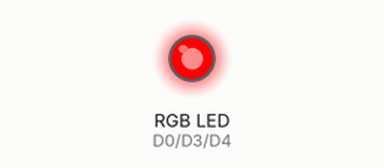
Recording of a sketch running on a simulated ESP8266 (NodeMCU). Parts: an RGB LED mixed from three pins (HIGH = lit). Dim RGB values are drawn brighter than linear.

Above: at 0.05 s.
At 1.15 s:
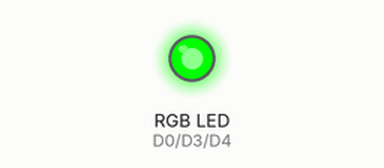
At 2.25 s:
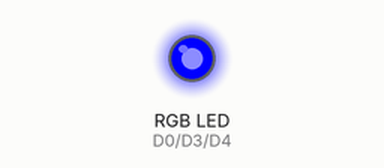
At 4.5 s:
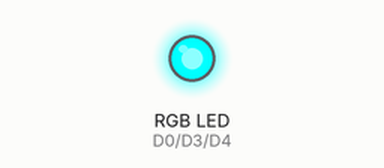
At 6.75 s:
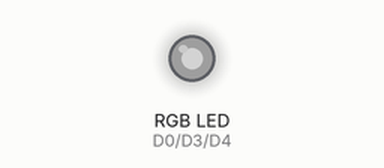
At 9.0 s:
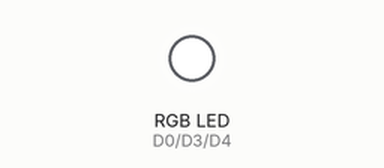
Timing chart, 0 to 11.7 s (numbered marks = the images above):
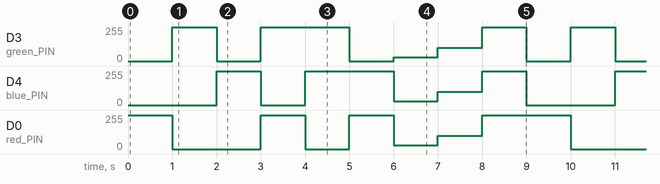

The sketch:

4_RGBLed.ino
```cpp
const int red_PIN = D0;
const int green_PIN = D3;
const int blue_PIN = D4;

void setup() {
  Serial.begin(9600);

  // 設定RGB LED的引腳為輸出模式
  pinMode(red_PIN, OUTPUT);
  pinMode(green_PIN, OUTPUT);
  pinMode(blue_PIN, OUTPUT);
}

// 控制RGB LED顏色的函式
void SetRGBColor(int red, int green, int blue) {
  analogWrite(red_PIN, red);
  analogWrite(green_PIN, green);
  analogWrite(blue_PIN, blue);
}

void loop() {
  // 設定不同顏色的RGB值
  SetRGBColor(255, 0, 0); // 紅色
  delay(1000);

  SetRGBColor(0, 255, 0); // 綠色
  delay(1000);

  SetRGBColor(0, 0, 255); // 藍色
  delay(1000);

  SetRGBColor(255, 255, 0); // 紅+綠色
  delay(1000);
  SetRGBColor(0, 255, 255); // 綠+藍色
  delay(1000);
  SetRGBColor(255, 0, 255); // 藍+紅色
  delay(1000);
  SetRGBColor(30, 30, 30); // 白色
  delay(1000);
  SetRGBColor(100, 100, 100); // 白色
  delay(1000);
  SetRGBColor(255, 255, 255); // 白色
  delay(1000);
}
```

Measured:
- by itself, D4 (blue_PIN): repeats every 9.0 s: 0/255 1.0 s, 255/255 2.0 s, 30/255 1.0 s, 100/255 1.0 s, 255/255 1.0 s, 0/255 2.0 s, 255/255 1.0 s
- by itself, D0 (red_PIN): repeats every 9.0 s: 0/255 2.0 s, 255/255 1.0 s, 0/255 1.0 s, 255/255 1.0 s, 30/255 1.0 s, 100/255 1.0 s, 255/255 2.0 s
- by itself, D3 (green_PIN): repeats every 9.0 s: 0/255 1.0 s, 255/255 2.0 s, 0/255 1.0 s, 30/255 1.0 s, 100/255 1.0 s, 255/255 1.0 s, 0/255 1.0 s, 255/255 1.0 s
